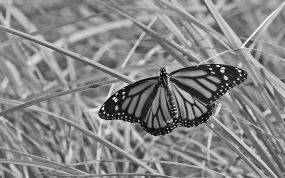
#> input picture butterfly.jpg, 285 x 178 px
$ jupyter execute 'Exercise 3.ipynb'   (shell and % lines are left out)
#> lines starting #> are read from the running program, lines starting #| are printed output that depends on the picture
[cell 1]
import cv2 as cv
import numpy as np
from matplotlib import pyplot as plt

## Question 1

[cell 2]
img = cv.imread(r'butterfly.jpg', cv.IMREAD_REDUCED_GRAYSCALE_4)
#> img is the input picture: shape (178, 285); min 8, max 254, mean 134
assert img is not None

k_size = 9
sigma = 4

box_kernel = 1./81*np.ones((9,9))

img_average = cv.filter2D(img, -1, box_kernel)
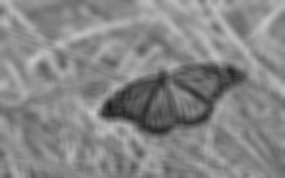
#> img_average: shape (178, 285); min 29, max 200, mean 134
img_gaussian = cv.GaussianBlur(img, (k_size,k_size), sigma)

[cell 3]
# do color convertion
img = cv.cvtColor(img, cv.COLOR_BGR2RGB)
#> img: shape (178, 285, 3)

_, ax = plt.subplots(1, 3, figsize=(16, 6))

ax[0].set_title("Original")
ax[0].imshow(img, cmap='gray', vmin=0, vmax=255)

ax[1].set_title("Averaged")
ax[1].imshow(img_average, cmap='gray', vmin=0, vmax=255)

ax[2].set_title("Gaussian Blur")
ax[2].imshow(img_gaussian, cmap='gray', vmin=0, vmax=255)

plt.show()
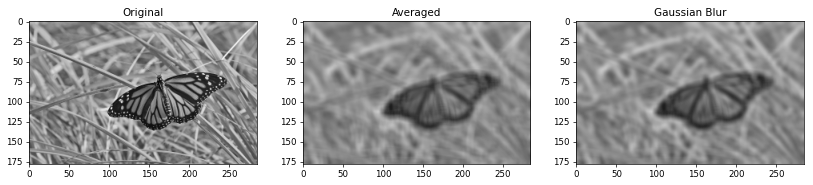
#> figure drawn by matplotlib, 3 panels

## Question 3

[cell 4]
img = cv.imread(r'contact_lens.tif', cv.IMREAD_GRAYSCALE).astype('float32')
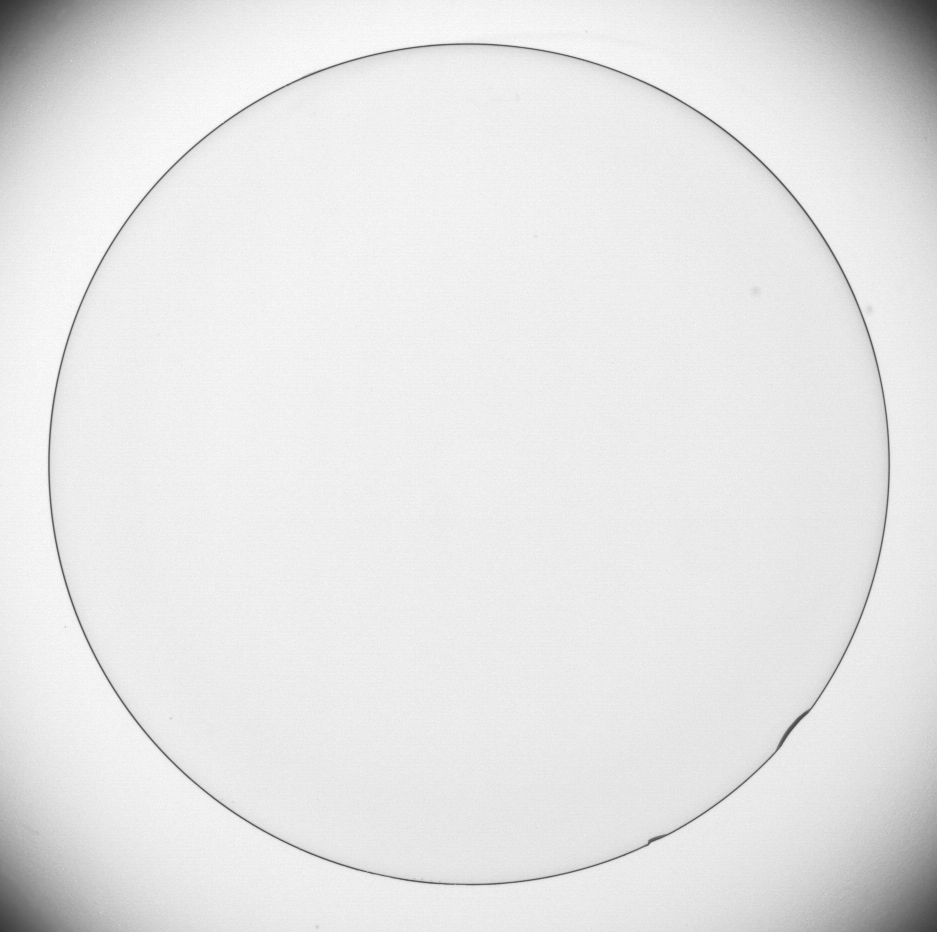
#> input picture contact_lens.tif, 937 x 932 px
#> img: shape (932, 937) float32; min 50, max 255, mean 229.7
assert img is not None

sobel_v = np.array([[-1,-2,-1],[0,0,0],[1,2,1]], dtype='float32')
sobel_h = np.array([[-1,0,1],[-2,0,2],[-1,0,1]], dtype='float32')

img_x = cv.filter2D(img, -1, sobel_v)
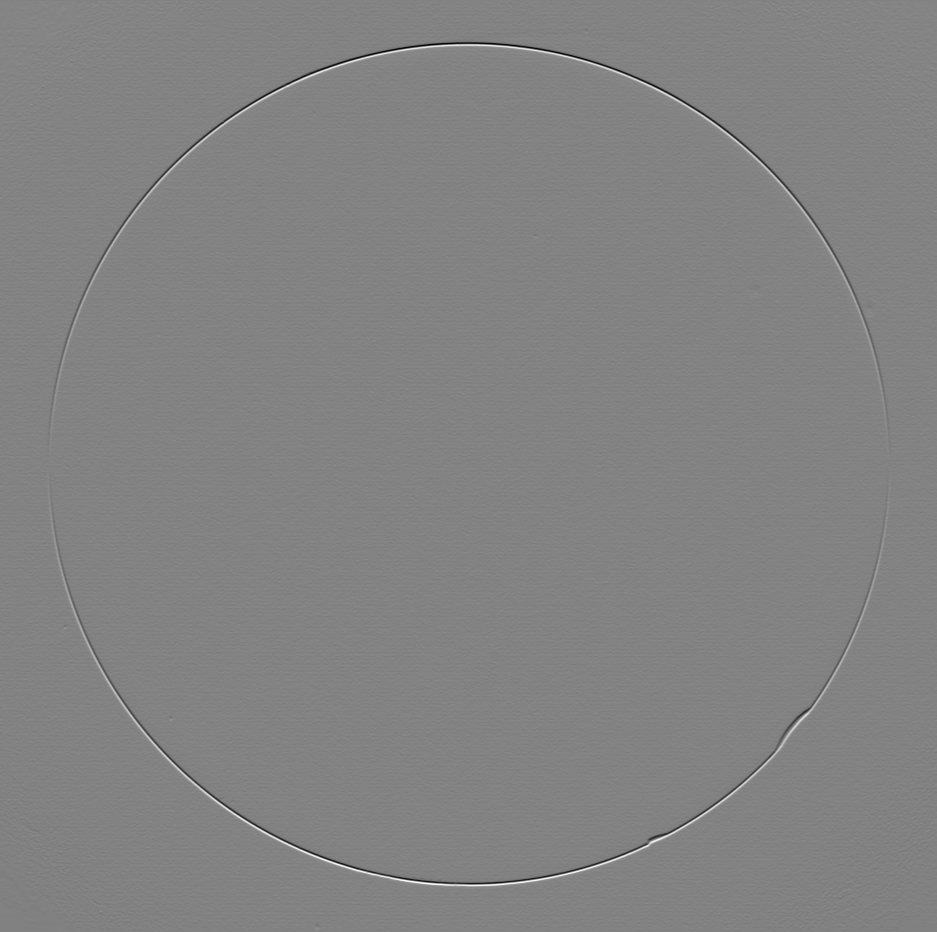
#> img_x: shape (932, 937) float32; min -597, max 567, mean 0; drawn with min black and max white
img_y = cv.filter2D(img, -1, sobel_h)

grad_mag = np.sqrt(img_x ** 2 + img_y ** 2)
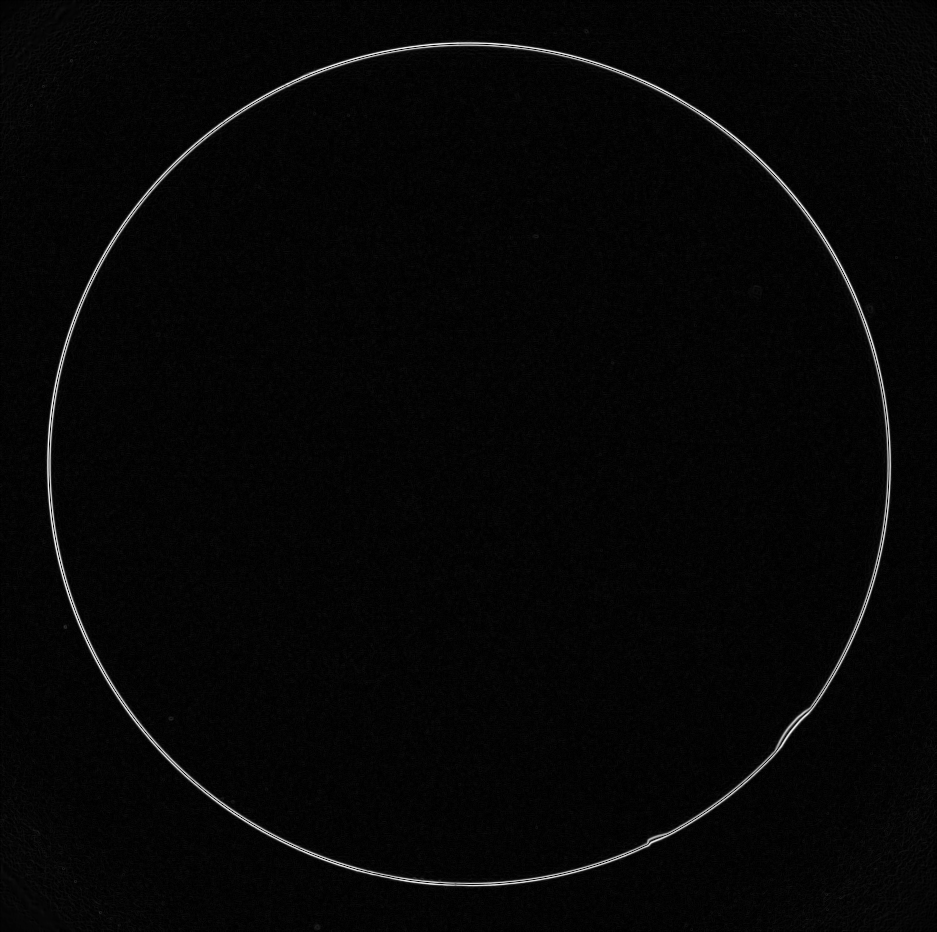
#> grad_mag: shape (932, 937) float32; min 0, max 597.5, mean 15.1; drawn with min black and max white

[cell 5]
_, ax = plt.subplots(1, 4, figsize=(16, 6))

ax[0].set_title("Original")
ax[0].imshow(img, cmap='gray', vmin=0, vmax=255)

ax[1].set_title("Sobel Vertical")
ax[1].imshow(img_x, cmap='gray', vmin=0, vmax=255)

ax[2].set_title("Sobel Horizontal")
ax[2].imshow(img_y, cmap='gray', vmin=0, vmax=255)

ax[3].set_title("Gradient magnitude")
ax[3].imshow(grad_mag, cmap='gray')

plt.show()

## Question 4

[cell 6]
img = cv.imread(r'tom.jpg', cv.IMREAD_GRAYSCALE).astype('float32')
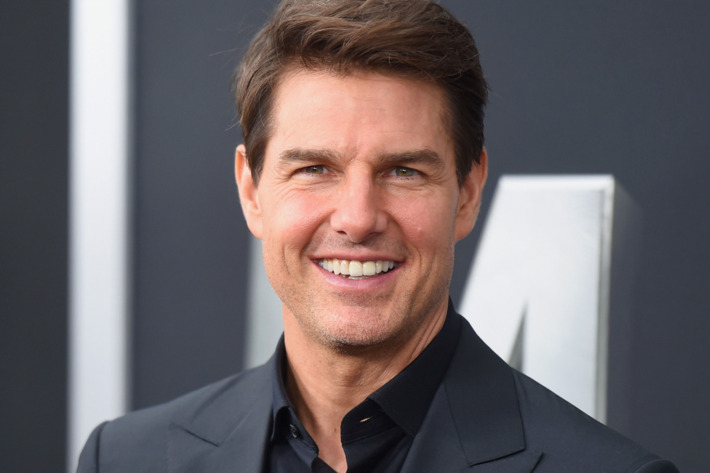
#> input picture tom.jpg, 710 x 473 px
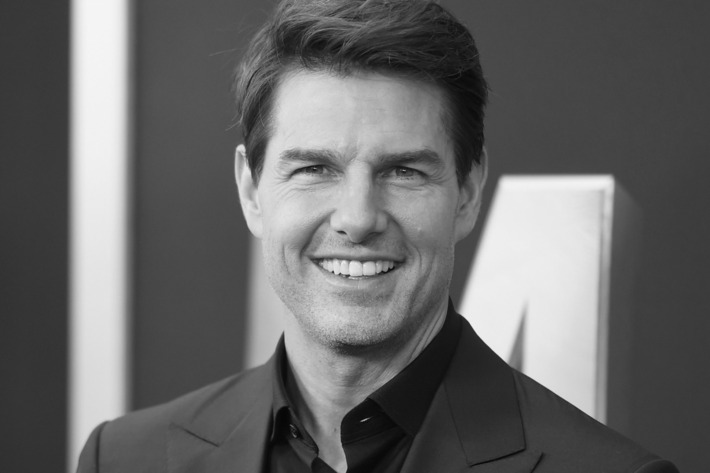
#> img: shape (473, 710) float32; min 5, max 245, mean 103.7
assert img is not None

sigma = 2

kernel = cv.getGaussianKernel(5, sigma)

img_lowpass = cv.sepFilter2D(img, -1, kernel, kernel)
img_highpass = img - img_lowpass
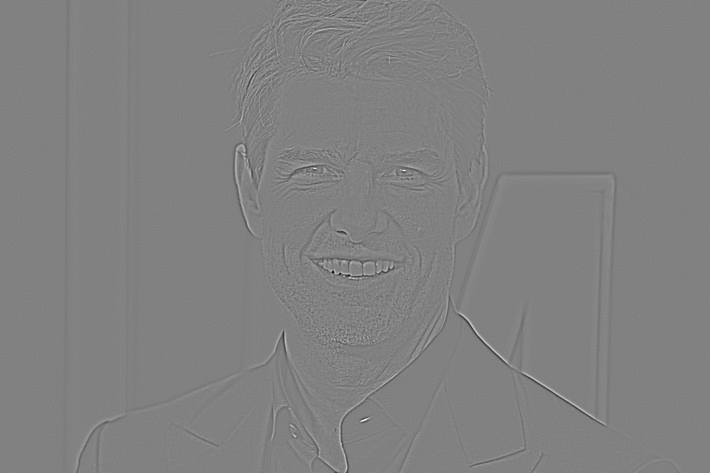
#> img_highpass: shape (473, 710) float32; min -91.49, max 88.83, mean 0; drawn with min black and max white

img_sharpened = cv.addWeighted(img, 1.0, img_highpass, 2.0, 0)
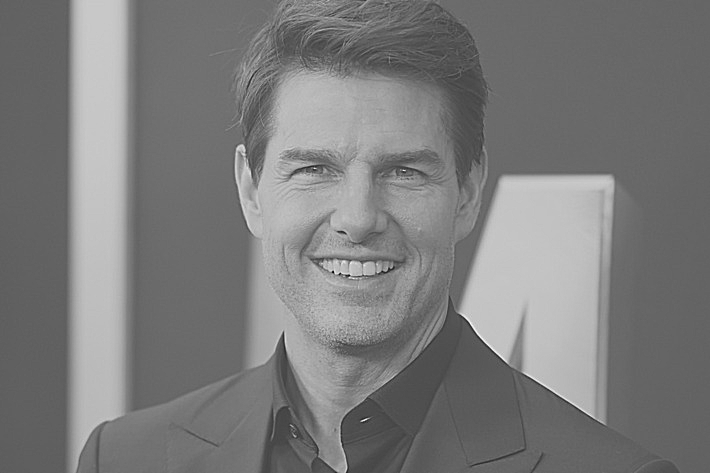
#> img_sharpened: shape (473, 710) float32; min -126, max 345.4, mean 103.7; drawn with min black and max white

[cell 7]
_, ax = plt.subplots(1, 4, figsize=(16, 6))

ax[0].set_title("Original")
ax[0].imshow(img, cmap='gray')

ax[1].set_title("Low pass")
ax[1].imshow(img_lowpass, cmap='gray')

ax[2].set_title("Highpass")
ax[2].imshow(img_highpass, cmap='gray')

ax[3].set_title("Gradient magnitude")
ax[3].imshow(img_sharpened, cmap='gray')

plt.show()
